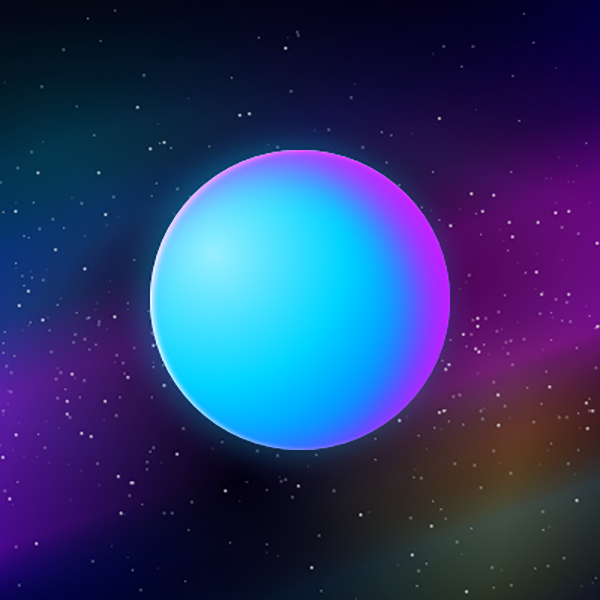
#> input picture Task3/testpic.png, 600 x 600 px
$ jupyter execute Task3.ipynb
#> lines starting #> are read from the running program, lines starting #| are printed output that depends on the picture; after the words box and inside, x2 and y2 are one past the last pixel; in counts of white or black regions, pixels touching at a corner belong together
<div align=center></div>

<div align=center></div>

<div align = 'center'>
    <font size = '20'><b>本科实验报告</b></font>
</div>

<div align = 'center'>

|   姓名：   |       沈骏一       |
| :--------: | :----------------: |
|   学院：   | 控制科学与工程学院 |
|   专业：   |   自动化（控制）   |
|   学号：   |     3200100259     |
| 指导教师： |        姜伟        |
</div>

<div align = 'center'>
    <font size = '5'><b>2023年3月19日</b></font>
</div>
 <div align = 'center'>
    <font size = '5'><b> DIP 图像傅里叶变换作业</b></font>
</div>

## 1. 根据本章介绍的轮廓跟踪算法，编写一个标记图像的轮廓跟踪程序。

**步骤1**   首先从上到下、从左到右顺序扫描 图像，寻找第一个目标点作为边界跟踪的起始点，记为A。A点一定是最左角上的边界点，其相邻的边界点只可能出现在它的左下、下、右下、右四个邻点中。定义一个搜索方向变量dir，用于记录从当前边界点搜索下一个相邻边界点时所用的搜索方向码。
dir初始化为：
1. 对基于4方向的轮廓跟踪，dir=3，即从方向3开始搜索与A相邻的下一个边界点。
2. 对基于8方向的轮廓跟踪，dir=5，即从方向5开始搜索与A相邻的下一个边界点。

如果当前搜索方向dir上的邻点不是边界点，则依次使搜索方向逆时针旋转一个方向，更新dir，直到搜索到一个边界点为止。
如果所有方向都未找到相邻的边界点，则该点是一个孤立点。
dir的更新用公式可表示为：对基于8方向的轮廓跟踪有dir=(dir+1) mod 8，对基于4方向的轮廓跟踪有dir=(dir+1) mod 4。
**步骤2**   把上一次搜索到的边界点作为当前边界点，在其3×3邻域内按逆时针方向搜索新的边界点，它的起始搜索方向设定如下：
1. 对基于4方向的轮廓跟踪，使dir=(dir + 3) mod 4，即将上一个边界点到当前边界点的搜索方向dir顺时针旋转一个方向；
2. 对基于8方向的轮廓跟踪，若上次搜索到边界点的方向dir为奇数，则使dir=(dir + 6) mod 8，即将上次的搜索方向顺时针旋转两个方向；若dir为偶数，则使dir=(dir + 7) mod 8，即将上次的搜索方向顺时针旋转一个方向。

如果起始搜索方向没有找到边界点，则依次使搜索方向逆时针旋转一个方向，更新dir，直到  搜索到一个 新的边界点为止。
**步骤3**   如果搜索到的边界点就是第一个边界点A，则停止搜索，结束跟踪，否则重复步骤2继续搜索。
由依次搜索到的边界点系列就构成了被跟踪的边界。
步骤1中所采用的准则称为`“探测准则”`，其作用是找出第一个边界点；步骤2中所采用的准则称为`“跟踪准则”`，其作用是找出所有边界点。

[cell 1]
import numpy as np
def outline_track(img_gray):
    direct = np.array([[0, -1], [1, -1], [1, 0], [1, 1], [0, 1], [-1, 1], [-1, 0], [-1, -1]])
    h, w = img_gray.shape
    for row in range(h):
        for col in range(w):
            if img_gray[row][col] == 1:
                graph = np.zeros_like(img_gray)
                startP = [row, col]
                currentP = startP
                currentD = 0
                while True:
                    for i in range(8):
                        newP = currentP + direct[(currentD + i) % 8]
                        # 检查新的像素点是否位于图像边界内
                        if 0 <= newP[0] < h and 0 <= newP[1] < w and img_gray[newP[0]][newP[1]] == 1:
                            graph[currentP[0]][currentP[1]] = 1
                            currentP = newP
                            currentD = (currentD + i + 7) % 8 if currentD % 2 else (currentD + i + 6) % 8
                            break

                    if currentP[0] == startP[0] and currentP[1] == startP[1]:
                        return graph

[cell 2]
import cv2
#读取测试图像
img = cv2.imread('testpic.png',flags = cv2.IMREAD_GRAYSCALE) #灰度值读取
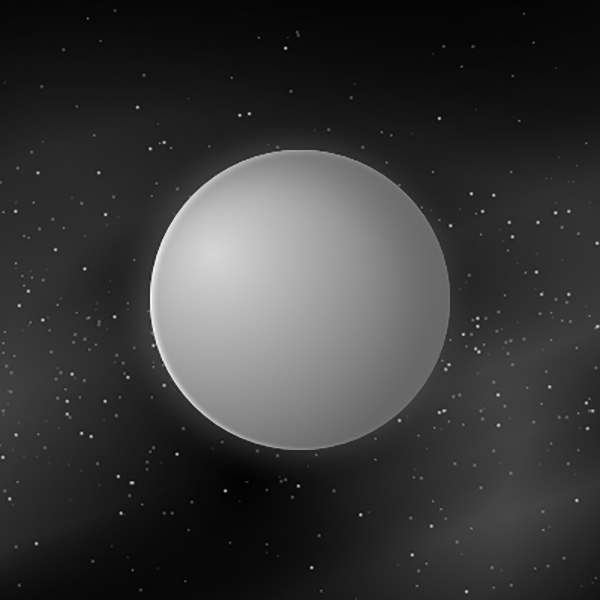
#> img: shape (600, 600); min 0, max 248, mean 56.1
cv2.imshow('gray',img)
cv2.waitKey()
img_g = cv2.GaussianBlur(img,(27,27),sigmaX=1)  #高斯滤波
img_b = cv2.threshold(img_g,thresh= 130, maxval=255,type= cv2.THRESH_BINARY_INV)    #二值化，type可调
cv2.imshow('binary',img_b[1])
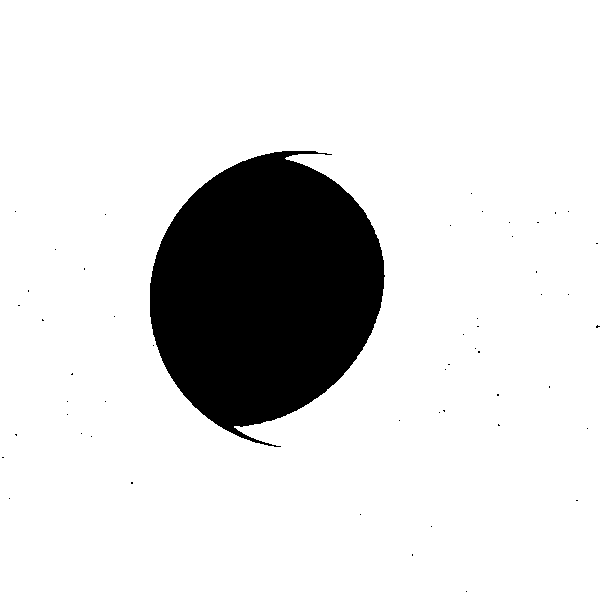
#> window 'binary': shape (600, 600); 86.5% white; 52 black regions (51 under 20 px), largest, box (x1, y1, x2, y2) and area: (150, 151, 385, 447) 48589
cv2.waitKey()
# 由于图像非理想，采用建立矩阵的方式验证算法
# 示例用法
img_gray = np.array([[0, 0, 0, 0, 0, 0, 0],
                     [0, 0, 1, 1, 1, 0, 0],
                     [0, 1, 0, 0, 1, 0, 0],
                     [0, 1, 0, 1, 1, 1, 1],
                     [0, 1, 1, 0, 0, 0, 1],
                     [0, 1, 1, 1, 1, 1, 1],
                     [0, 0, 0, 0, 0, 0, 0]])

contour = outline_track(img_gray)
print(contour)

[cell 3]
import cv2
import numpy as np

# 读取灰度图像
img_gray = cv2.imread('test.png', cv2.IMREAD_GRAYSCALE)
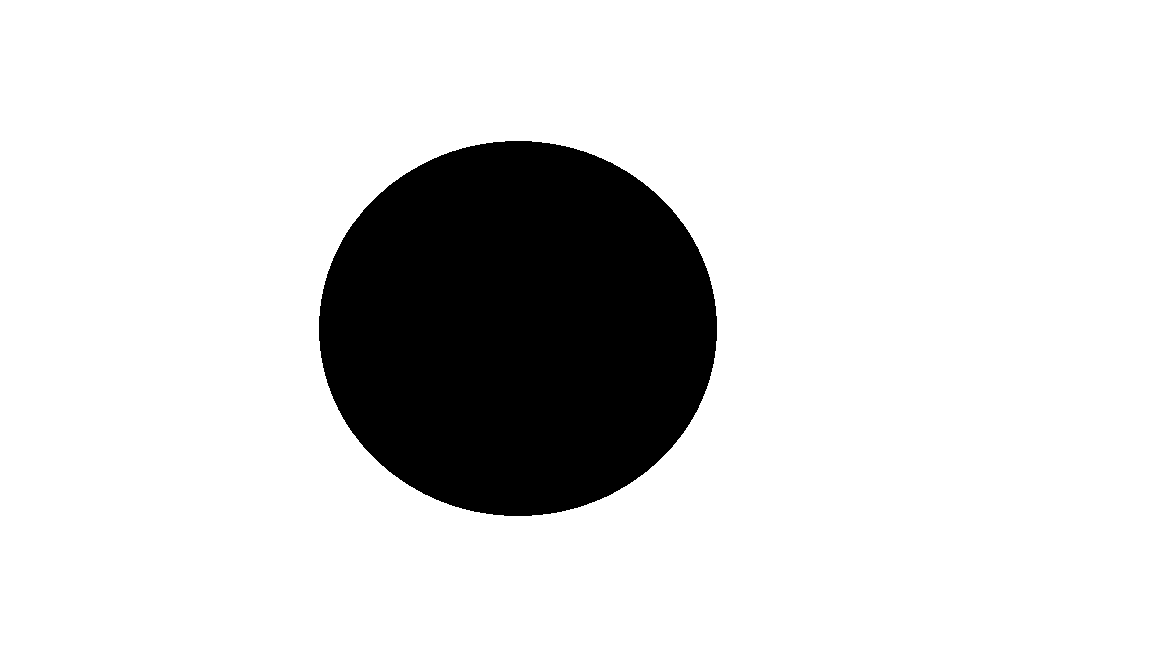
#> input picture Task3/test.png, 1152 x 648 px
#> img_gray: shape (648, 1152); 84.3% white; 1 black region, box (x1, y1, x2, y2) and area: (319, 141, 717, 516) 117160
cv2.imshow('Gray Image', img_gray)

# 转换为二值图像
img_gray = (img_gray/255).astype(int)

def outline_track(img_binary):
    assert len(img_binary.shape) == 2, "Input image must be a 2D grayscale image"
    assert np.unique(img_binary).size <= 2, "Input image must be a binary image"

    direct = np.array([[0, -1], [1, -1], [1, 0], [1, 1], [0, 1], [-1, 1], [-1, 0], [-1, -1]])
    h, w = img_binary.shape
#> h = 648; w = 1152

    for row in range(h):
        for col in range(w):
            if img_binary[row][col] == 0:
                graph = np.zeros_like(img_binary)
                startP = [row, col]
                currentP = startP
                currentD = 0
                while True:
                    for i in range(8):
                        newP = currentP + direct[(currentD + i) % 8]
                        # 检查新的像素点是否位于图像边界内
                        if 0 <= newP[0] < h and 0 <= newP[1] < w and img_binary[newP[0]][newP[1]] == 0:
                            graph[currentP[0]][currentP[1]] = 1
                            currentP = newP
                            currentD = (currentD + i + 7) % 8 if currentD % 2 else (currentD + i + 6) % 8
                            break

                    if currentP[0] == startP[0] and currentP[1] == startP[1]:
                        return graph
#> graph: shape (648, 1152) int64; values 0 (black) and 1 (white), 0.15% white in thin lines or dots, all inside (x1, y1, x2, y2) = (319, 141, 717, 516)

img_l = outline_track(img_gray)
img_l = (img_l*255).astype(np.uint8)
cv2.imshow('Outline Image', img_l)
cv2.waitKey(0)
cv2.destroyAllWindows()

**为什么算法中每次的起始搜索方向要在上次搜索方向的基础上旋转1~2个方向？如果不这样做，对于有毛刺的区域，轮廓跟踪时会出现什么问题？**
对于有毛刺的图像，即待跟踪图像为非凸图形，会存在尖刺区域在轨迹跟踪不被包括的问题。换言之，在跟踪后的图像中，尖刺被削平了。
当边界存在毛刺或细小的凹凸时，如果每次都只选择一个固定的搜索方向，可能会导致轮廓跟踪算法进入无限循环或跳过边界点的情况。

## 2. 试编写区域标记程序，并用一幅有多个对象的二值图像进行检验。

**8连通区域的序贯标记算法如下：**
1. 从左到右、 从上到下扫描图像， 寻找未标记的目标点P。
2. 如果P点的左、 左上、 上、 右上4个邻点都是背景点， 则赋予像素P一个新的标记； 如果4个邻点中有1个已标记的目标像素， 则把该像素的标记赋给当前像素P； 如果4个邻点中有2个不同的标记， 则把其中的1个标记赋给当前像素P，并把这两个标记记入一个等价表，表明它们等价。
3. 第二次扫描图像，将每个标记修改为它在等价表中的最小标记。

4连通区域的序贯标记算法与8连通区域的相同，只是在步骤(2)中仅判断左邻点和上邻点。

[cell 4]
def sequential_labeling(image):
    rows, cols = image.shape
    label = 0
    labels = {}
    equivalent_labels = {}

    # 第一次扫描
    for i in range(rows):
        for j in range(cols):
            if image[i][j] != 0:
                left = image[i][j-1] if j > 0 else 0
                up = image[i-1][j] if i > 0 else 0

                if left == 0 and up == 0:
                    label += 1
                    image[i][j] = label
                    labels[label] = label
                elif left != 0 and up == 0:
                    image[i][j] = left
                elif left == 0 and up != 0:
                    image[i][j] = up
                else:
                    image[i][j] = min(left, up)
                    if left != up:
                        equivalent_labels[max(left, up)] = min(left, up)

    # 更新等价表
    for k in range(label, 0, -1):
        if k in equivalent_labels:
            labels[k] = labels[equivalent_labels[k]]

    # 第二次扫描
    for i in range(rows):
        for j in range(cols):
            if image[i][j] != 0:
                image[i][j] = labels[image[i][j]]
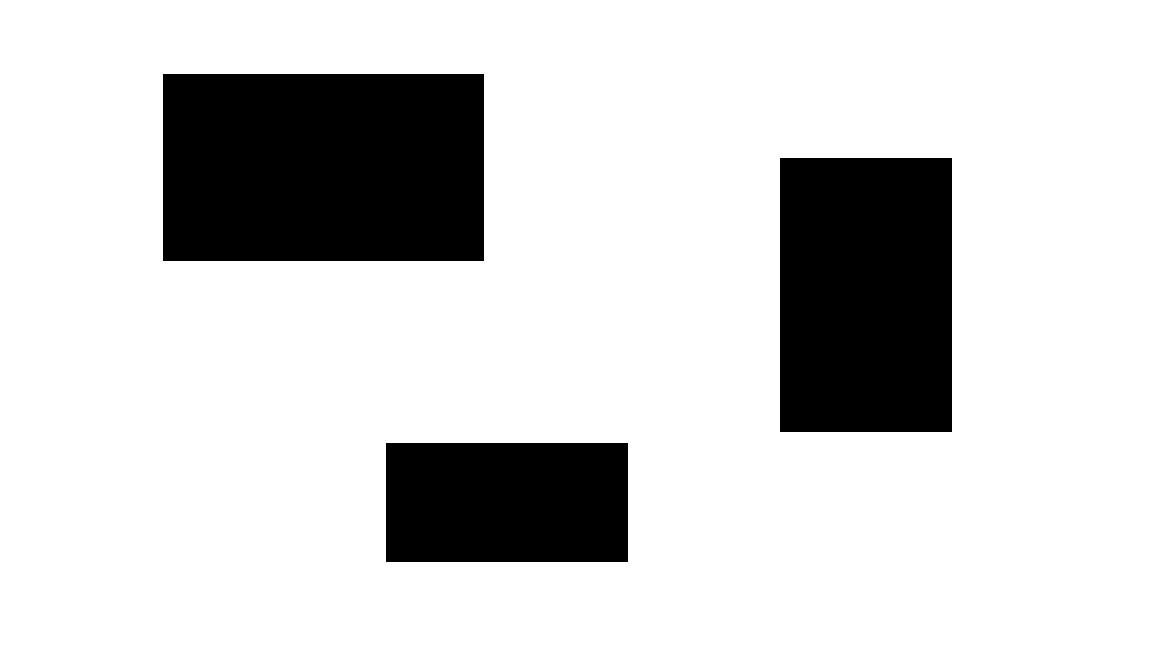
#> input picture Task3/test2.png, 1152 x 648 px
#> `img_gray = cv2.imread('test2.png', cv2.IMREAD_GRAYSCALE)`: img_gray: shape (648, 1152); 81.8% white; 3 black regions, box (x1, y1, x2, y2) and area: (163, 74, 484, 261) 60027, (780, 158, 952, 432) 47128, (386, 443, 628, 562) 28798

    return image

[cell 5]
img_t = np.array([
    [0,0,0,0,0],
    [0,1,1,0,0],
    [0,1,1,0,0],
    [0,0,0,1,1],
    [1,1,0,0,0]
    ])
img_a = sequential_labeling(img_t)
print(img_a)
cv2.waitKey(0)
cv2.destroyAllWindows()

[cell 6]
import cv2
import numpy as np

def sequential_labeling(image):
    rows, cols = image.shape
#> rows = 648; cols = 1152
    label = 0
    labels = {}
    equivalent_labels = {}

    # 第一次扫描
    for i in range(rows):
        for j in range(cols):
            if image[i][j] != 0:
                left = image[i][j-1] if j > 0 else 0
                up = image[i-1][j] if i > 0 else 0

                if left == 0 and up == 0:
                    label += 1
                    image[i][j] = label
                    labels[label] = label
                elif left != 0 and up == 0:
                    image[i][j] = left
                elif left == 0 and up != 0:
                    image[i][j] = up
                else:
                    image[i][j] = min(left, up)
                    if left != up:
                        equivalent_labels[max(left, up)] = min(left, up)
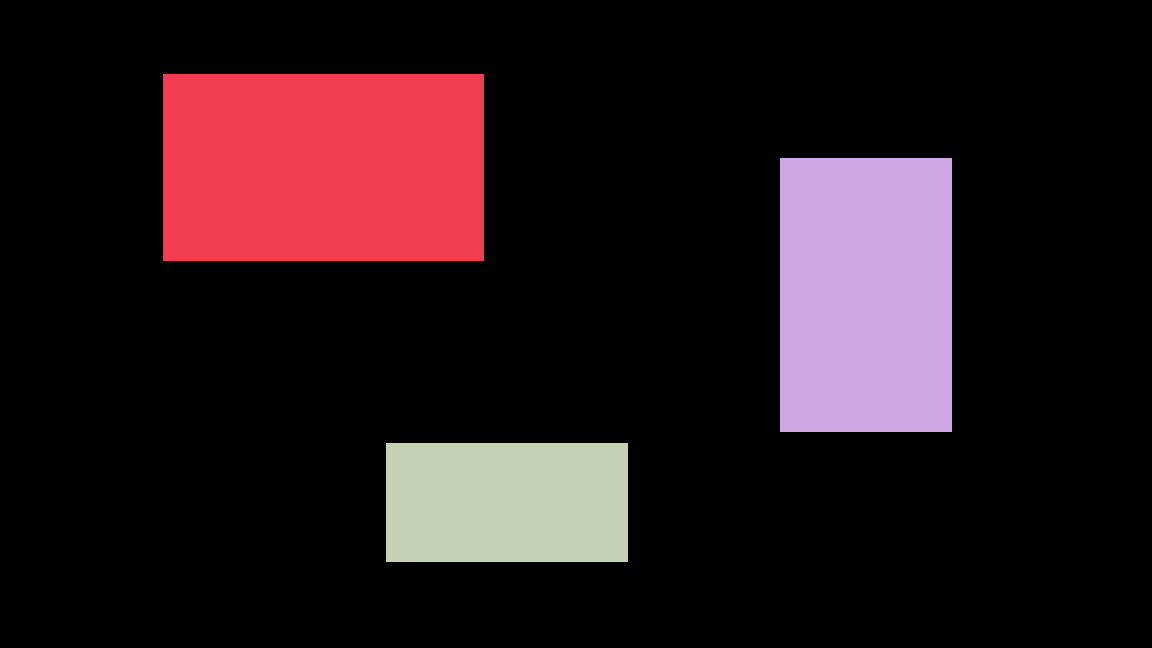
#> image: shape (648, 1152) uint64; 4 distinct labels, from 0 to 3; one colour per label, 0 black
#> after the loop, equivalent_labels = 0 items; label = 3; labels = {1: 1, 2: 2, 3: 3}

    # 更新等价表
    for k in range(label, 0, -1):
        if k in equivalent_labels:
            labels[k] = labels[equivalent_labels[k]]

    # 第二次扫描
    for i in range(rows):
        for j in range(cols):
            if image[i][j] != 0:
                image[i][j] = 255//labels[image[i][j]]
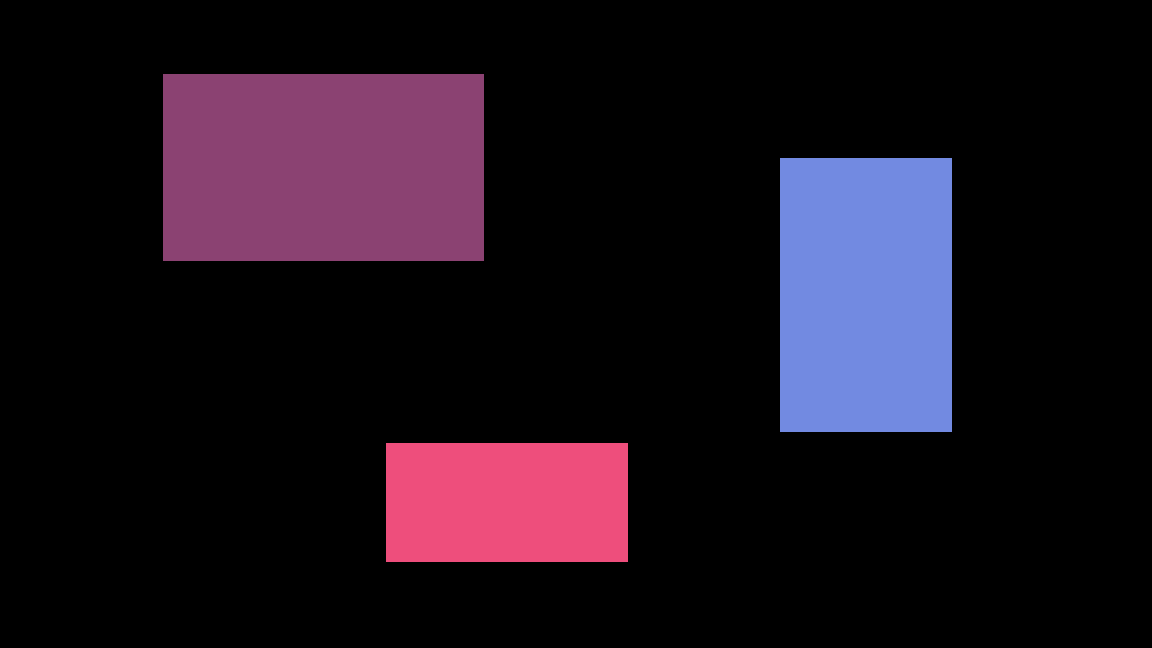
#> image: shape (648, 1152) uint64; 4 distinct labels, from 0 to 255; one colour per label, 0 black

    return image.astype(np.uint8)

# 读取灰度图像
img_gray = cv2.imread('test2.png', cv2.IMREAD_GRAYSCALE)
cv2.imshow('Gray Image', img_gray)

# 转换为二值图像
img_binary = (1-img_gray/255).astype('uint')

img_a = sequential_labeling(img_binary)

# 显示标记图像
print(np.unique(img_a))
#| [  0  85 127 255]
cv2.imshow('Labels', img_a)
cv2.waitKey(0)
cv2.destroyAllWindows()

## 3. 编写利用哈夫变换实现直线检测的程序。

在已知区域形状的条件下，利用哈夫变换(Hough Transform)可以方便地检测到边界曲线。
哈夫变换的主要优点是受噪声和曲线间断的影响小，但计算量较大，通常用于检测已知形状的目标，如直线、圆等。
哈夫变换的原理是通过投票程序在参数空间中寻找不完美的对象实例。这种投票程序是在参数空间中进行的，从中可以获得作为算法显式构建的所谓累加器空间中局部最大值的对象候选项。

[cell 7]
import cv2
import numpy as np

# 读取图像
image = cv2.imread('road.jpeg')
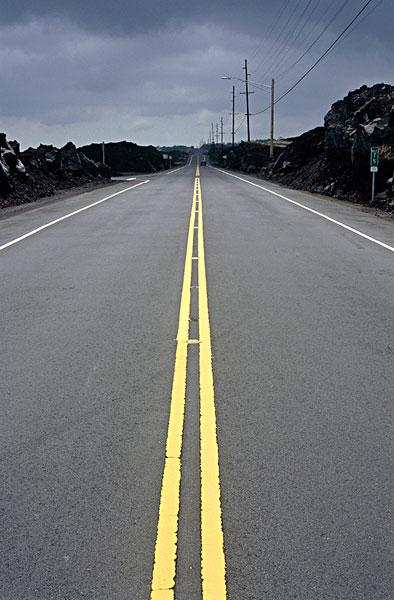
#> input picture Task3/road.jpeg, 394 x 600 px
#> image is the input picture: shape (600, 394, 3); mean B, G, R 120.4, 117.7, 114.8
gray = cv2.cvtColor(image, cv2.COLOR_BGR2GRAY)

# 边缘检测
edges = cv2.Canny(gray, 50, 150)
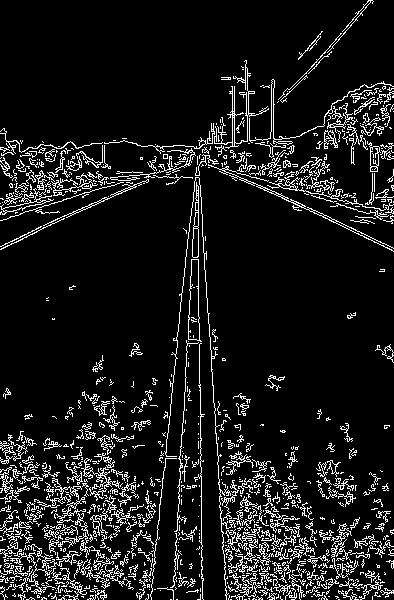
#> edges: shape (600, 394); 9.9% white in thin lines or dots

# 哈夫变换直线检测
lines = cv2.HoughLinesP(edges, 1, np.pi/180, 100, minLineLength=100, maxLineGap=10)
#> lines = 43 rows, first 6: [182, 292, 198, 140], [211, 365, 227, 594], [174, 585, 181, 463], [197, 256, 199, 372], [165, 454, 189, 223], [36, 231, 148, 181]

# 绘制直线
for line in lines:
    x1, y1, x2, y2 = line[0]
    cv2.line(image, (x1, y1), (x2, y2), (0, 0, 255), 2)
#> this loop made 43 passes
#> (x1, y1, x2, y2) on passes 1 to 12: (182, 292, 198, 140), (211, 365, 227, 594), (174, 585, 181, 463), (197, 256, 199, 372), (165, 454, 189, 223), (36, 231, 148, 181), (265, 595, 267, 475), (0, 220, 102, 187), (200, 496, 202, 598), (9, 184, 156, 173), (173, 599, 183, 411), (183, 422, 194, 217)
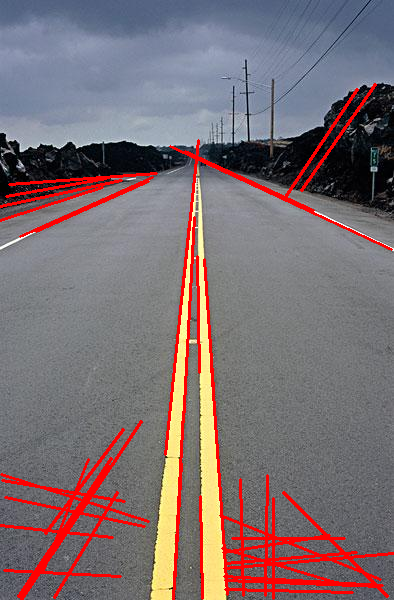
#> image: shape (600, 394, 3); 6.9% of pixels changed, all inside (x1, y1, x2, y2) = (0, 83, 394, 600)

# 显示结果
cv2.imshow('Result', image)
cv2.waitKey(0)
#> Out = 27
